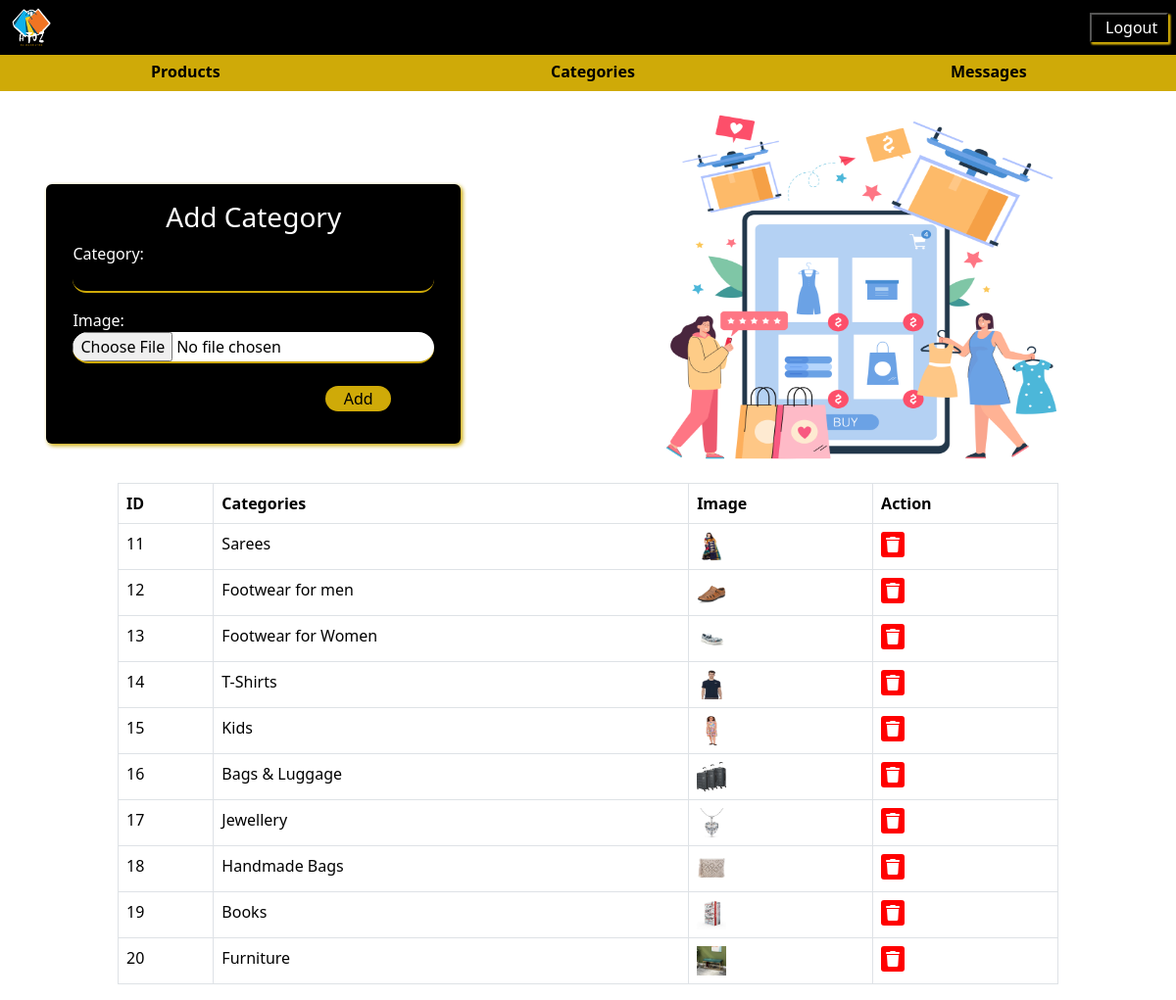
Screenshot of /add_category/ with the database file from the repository.
### allinone/models.py (models this page shows)
class AdminCategory(models.Model):
    category = models.CharField(max_length=50, unique=True)
    image = models.ImageField(upload_to='images/',default='images/p1.jpg')

### allinone/views.py (the view, shortened to what this page needs)
# urls.py: path('add_category/', views.add_category, name='add_category'),
def add_category(request):
    context = {}
    categories = AdminCategory.objects.all()
    context['form'] = AdminCategoryForm
    context['categories'] = categories
    return render(request, 'AddCategory.html', context)

### allinone/templates/AddCategory.html (shortened to what this page needs)
<!DOCTYPE html>
<html lang="en">
<head>
    <link href="https://cdn.jsdelivr.net/npm/bootstrap@5.3.2/dist/css/bootstrap.min.css" rel="stylesheet"
>
    <link rel="stylesheet" href="https://cdnjs.cloudflare.com/ajax/libs/font-awesome/6.0.0/css/all.min.css">
</head>
<body>
    <nav class="navbar navbar-expand-lg d-flex flex-row bg-black fixed-top">
        <div class="container-fluid justify-content-start">
            {% load static %}
            <img src="{% static 'images/atoz.png' %}" class="wpic"></p>
        </div>
        <ul class="navbar-nav collapse navbar-collapse" id="navbarText">
            <li class="nav-item mx-2">
                <button  class="logout"><a class="nav-link active" id="logbtn" href="/adminlogin/" onclick="logout()">Logout</a></button>
            </li>
        </ul>
    </nav>
    <div class="btmdiv">
        <div class="btmnav">
            <div class="row">
                <div class="col-4 productbtn">
                    <a href="/admin_list/"><button class="upperbtn">Products</button></a>
                </div>
                <div class="col-4 productbtn">
                    <a href="/add_category/"><button class="upperbtn">Categories</button></a>
                </div>
                <div class="col-4 productbtn">
                    <a href="/message_list/"><button class="upperbtn">Messages</button></a>
                </div>
            </div>
        </div>
    </div>
    <div class="row">
        <div class="col-6">
            <div class="loginbox">
                <div class="card align-items-center iside">
                    <div class="card-body">
                        <h3 class="mx-3">Add Category</h3>
                        <form method="post" enctype="multipart/form-data">
                            {{ form.as_p }}
                            <div class="sign">
                                <button type="submit" class="signbtn" id="signup">Add</button>
                            </div>
                        </form>
                    </div>
                </div>
            </div>
        </div>
        <div class="col-6">
            <div class="container rside">
                <div class="imgpic">
                    {% load static %}
                    <img src="{% static 'images/category.jpg' %}" class="wbtmpic">
                </div>
            </div>
        </div>
    </div>
    <table class="table table-bordered">
        <thead>
            <tr>
                <th>ID</th>
                <th>Categories</th>
                <th>Image</th>
                <th>Action</th>
            </tr>
        </thead>
        <tbody>
            {% for category in categories %}
                <tr>
                    <td>{{ category.id }}</td>
                    <td>{{ category.category }}</td>
                    <td><img src="{{ category.image.url }}" class="catimage" alt="..."></td>
                    <td>
                        <a href="/delete_category/{{category.id}}" onclick="deletebtn()">
                            <i class="fa fa-trash"></i>
                        </a>
                    </td>
                </tr>
            {% endfor %}
        </tbody>
    </table>
</body>
</html>

### allinone/templates/AddCategory.html (style rules this page uses)
body { overflow-x: hidden !important; }
.wpic { width: 40px; height: 40px; }
.logout { width: 80px; height: 30px; background-color: black; color: white; box-shadow: 2px 2px 2px #cfaa08, 2px 2px 2px #cfaa08; }
#logbtn { margin-top: -8px; color: white; }
.upperbtn { background-color: #cfaa08; color: black; border: none; font-weight: 700; padding-bottom: 8px; }
.btmnav { padding-top: 5%; }
.productbtn { padding-left: 160px; }
.btmdiv { background-color: #cfaa08; }
.loginbox { padding-left: 20%; padding-top: 6%; padding-right: 0; }
.iside { background-color: black; color: white; box-shadow: 2px 2px 4px #cfaa08, 2px 2px 4px rgba(180, 180, 3, 0.16); width: 100%; height: 40%; margin-left: -15%; animation: move-shadow 1s ease-in-out infinite; }
h3 { text-align: center; }
input { background-color: black; border: none; border-bottom: solid 2px #cfaa08; width: 100%; text-align: left; border-radius: 16px; color: white; }
input::placeholder { color: black; }
.sign { padding-top: 2%; margin-left: 70%; }
.signbtn { width: 60%; border: none; border-radius: 16px; background-color: #cfaa08; }
.card { width: 90%; margin-top: 60px; }
.wbtmpic { height: 400px; width: 450px; padding: none; }
.imgpic { margin-left: 30px; }
.table { width: 80%; margin-left: 10%; }
.fa { background-color: red; padding: 5px; color: white; border-radius: 3px; }
input:valid { background-color: white; color: black; }
.catimage { width: 30px; height: 30px; }

### rows the page displays
AdminCategory: id "11", category "Sarees", image (picture)
AdminCategory: id "12", category "Footwear for men", image (picture)
AdminCategory: id "13", category "Footwear for Women", image (picture)
AdminCategory: id "14", category "T-Shirts", image (picture)
AdminCategory: id "15", category "Kids", image (picture)
AdminCategory: id "16", category "Bags & Luggage", image (picture)
AdminCategory: id "17", category "Jewellery", image (picture)
AdminCategory: id "18", category "Handmade Bags", image (picture)
AdminCategory: id "19", category "Books", image (picture)
AdminCategory: id "20", category "Furniture", image (picture)
